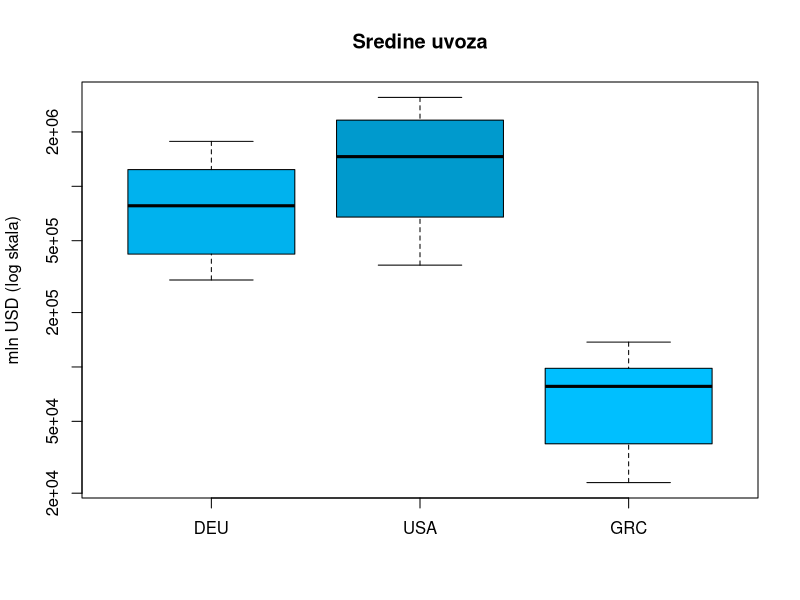
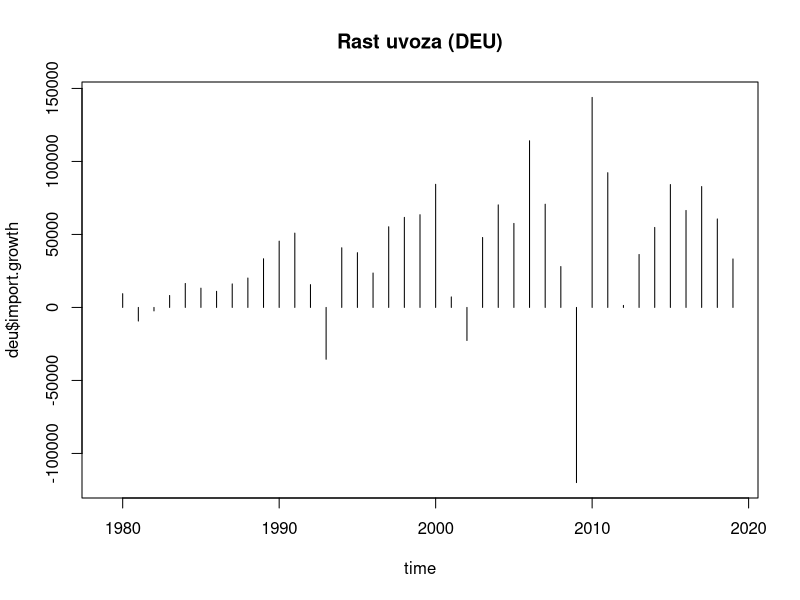

Write R code to recreate these figures, in order.
## ---- chunk 1
library(knitr)
knitr::opts_chunk$set(echo = TRUE)

library(tidyverse)
## ---- chunk 2
export.data = read.csv("Export_data.csv")
# head(export.data)

import.data = read.csv("Import_data.csv")
# head(import.data)

gdp.data = read.csv("GDP_data.csv")
# head(gdp.data)

gdp.pc.data = read.csv("GDPpercapita_data.csv")
# head(gdp.pc.data)
## ---- chunk 3
export.loc.cnt = export.data %>% group_by(LOCATION) %>%
    summarise(exp_n = n(), exp_est = sum(Flag.Codes == 'E')) %>%
    arrange(desc(exp_n), exp_est)
import.loc.cnt = import.data %>% group_by(LOCATION) %>%
    summarise(imp_n = n(), imp_est = sum(Flag.Codes == 'E')) %>%
    arrange(desc(imp_n), imp_est)
gdp.loc.cnt = gdp.data %>% group_by(LOCATION) %>%
    summarise(gdp_n = n(), gdp_est = sum(Flag.Codes == 'E')) %>%
    arrange(desc(gdp_n), gdp_est)
gdp.pc.loc.cnt = gdp.pc.data %>% group_by(LOCATION) %>%
    summarise(gdp_pc_n = n(), gdp_pc_est = sum(Flag.Codes == 'E')) %>%
    arrange(desc(gdp_pc_n), gdp_pc_est)
loc.cnt = merge(merge(export.loc.cnt, import.loc.cnt), merge(gdp.loc.cnt, gdp.pc.loc.cnt))
knitr::kable(
  head(arrange(loc.cnt,
               desc(loc.cnt[,2]), desc(loc.cnt[,4]), desc(loc.cnt[,6]), desc(loc.cnt[,8]),
               loc.cnt[,3], loc.cnt[,5], loc.cnt[,7], loc.cnt[,9]), 20),
  caption = "Broj podataka za pojedinu državu"
)
## ---- chunk 4
remove(export.loc.cnt, import.loc.cnt, gdp.loc.cnt, gdp.pc.loc.cnt, loc.cnt)
## ---- chunk 5
usa = data.frame(export.mln_usd = export.data$Value[export.data$LOCATION == "USA"],
                 import.mln_usd = import.data$Value[import.data$LOCATION == "USA"],
                 gdp.mln_usd = gdp.data$Value[gdp.data$LOCATION == "USA"],
                 gdp.pc.usd_cap = gdp.pc.data$Value[gdp.pc.data$LOCATION == "USA"])
usa$net.trade = usa$export.mln_usd - usa$import.mln_usd
deu = data.frame(export.mln_usd = export.data$Value[export.data$LOCATION == "DEU"],
                 import.mln_usd = import.data$Value[import.data$LOCATION == "DEU"],
                 gdp.mln_usd = gdp.data$Value[gdp.data$LOCATION == "DEU"],
                 gdp.pc.usd_cap = gdp.pc.data$Value[gdp.pc.data$LOCATION == "DEU"])
deu$net.trade = deu$export.mln_usd - deu$import.mln_usd
grc = data.frame(export.mln_usd = export.data$Value[export.data$LOCATION == "GRC"],
                 import.mln_usd = import.data$Value[import.data$LOCATION == "GRC"],
                 gdp.mln_usd = gdp.data$Value[gdp.data$LOCATION == "GRC"],
                 gdp.pc.usd_cap = gdp.pc.data$Value[gdp.pc.data$LOCATION == "GRC"])
grc$net.trade = grc$export.mln_usd - grc$import.mln_usd
## ---- chunk 6
boxplot(deu$import.mln_usd,
        usa$import.mln_usd,
        grc$import.mln_usd,
        names = c("DEU", "USA", "GRC"), main = "Sredine uvoza",
        col = c("deepskyblue2", "deepskyblue3", "deepskyblue"),
        ylab = "mln USD (log skala)",
        log = "y")
## ---- chunk 7
t.test(log(usa$import.mln_usd), log(deu$import.mln_usd),
       alternative = "g", var.equal = FALSE)
t.test(log(deu$import.mln_usd), log(grc$import.mln_usd),
       alternative = "g", var.equal = FALSE)
## ---- chunk 8
usa = usa %>% mutate(import.mln_usd, import.growth = import.mln_usd - lag(import.mln_usd))
deu = deu %>% mutate(import.mln_usd, import.growth = import.mln_usd - lag(import.mln_usd))
grc = grc %>% mutate(import.mln_usd, import.growth = import.mln_usd - lag(import.mln_usd))
## ---- chunk 9
time = 1979:2019
plot(time, deu$import.growth, type = "h", main = "Rast uvoza (DEU)")
